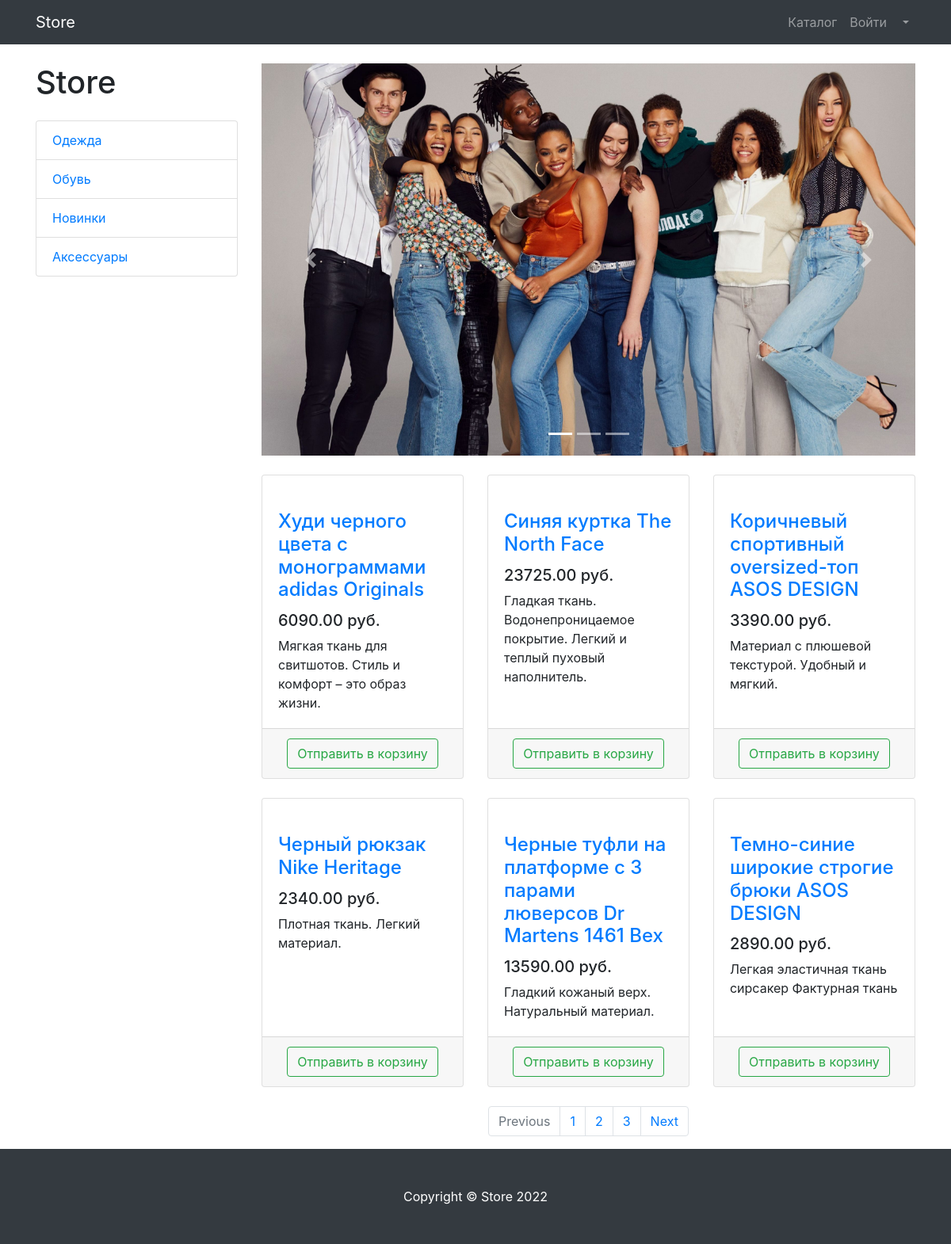
Screenshot of /products/ with the database file from the repository.
### products/models.py (models this page shows, shortened)
class ProductCategory(models.Model):
    name = models.CharField(max_length=128, unique=True)
    description = models.TextField(null=True, blank=True)

class Product(models.Model):
    name = models.CharField(max_length=256)
    description = models.TextField()
    price = models.DecimalField(max_digits=8, decimal_places=2)
    quantity = models.PositiveIntegerField(default=0)
    image = models.ImageField(upload_to='products_images')
    category = models.ForeignKey(to=ProductCategory, on_delete=models.CASCADE)

### products/views.py (the view)
# urls.py: path("products/", products, name='products'),
def products(request):
    context = {
        'title': 'Store - Каталог',
        'products': Product.objects.all(),
        'categories': ProductCategory.objects.all(),
    }
    return render(request, 'products/products.html', context)

### products/templates/products/products.html (shortened to what this page needs)
{% extends 'products/base.html' %}
{% load static %}
{% block CSS %}
    <link href="{% static 'vendor/css/products.css' %}" rel="stylesheet">
{% endblock %}
{% block content %}
    <div class="container">
        <div class="row">
            <div class="col-lg-3">
                <h1 class="my-4">Store</h1>
                <div class="list-group">
                    {% for category in categories %}
                        <a href="#" class="list-group-item">{{ category.name }}</a>
                    {% endfor %}
                </div>
            </div>
            <div class="col-lg-9">
                <div id="carouselExampleIndicators" class="carousel slide my-4" data-ride="carousel">
                    <ol class="carousel-indicators">
                        <li data-target="#carouselExampleIndicators" data-slide-to="0" class="active"></li>
                        <li data-target="#carouselExampleIndicators" data-slide-to="1"></li>
                        <li data-target="#carouselExampleIndicators" data-slide-to="2"></li>
                    </ol>
                    <div class="carousel-inner" role="listbox">
                        <div class="carousel-item active">
                            <img class="d-block img-fluid" src="{% static 'vendor/img/slides/slide-1.jpg' %}"
                                 alt="First slide">
                        </div>
                    </div>
                    <a class="carousel-control-prev" href="#carouselExampleIndicators" role="button" data-slide="prev">
                        <span class="carousel-control-prev-icon" aria-hidden="true"></span>
                    </a>
                    <a class="carousel-control-next" href="#carouselExampleIndicators" role="button" data-slide="next">
                        <span class="carousel-control-next-icon" aria-hidden="true"></span>
                    </a>
                </div>
                <div class="row">
                    {% for product in products %}
                        <div class="col-lg-4 col-md-6 mb-4">
                            <div class="card h-100">
                                <a href="#">
                                </a>
                                <div class="card-body">
                                    <h4 class="card-title">
                                        <a href="#">{{ product.name }}</a>
                                    </h4>
                                    <h5>{{ product.price }} руб.</h5>
                                    <p class="card-text">{{ product.description }}</p>
                                </div>
                                <div class="card-footer text-center">
                                    <button type="button" class="btn btn-outline-success">Отправить в корзину</button>
                                </div>
                            </div>
                        </div>
                    {% endfor %}
                </div>
                <nav aria-label="Page navigation example">
                    <ul class="pagination justify-content-center">
                        <li class="page-item disabled">
                            <a class="page-link" href="#" tabindex="-1" aria-disabled="true">Previous</a>
                        </li>
                        <li class="page-item"><a class="page-link" href="#">1</a></li>
                        <li class="page-item"><a class="page-link" href="#">2</a></li>
                        <li class="page-item"><a class="page-link" href="#">3</a></li>
                        <li class="page-item">
                            <a class="page-link" href="#">Next</a>
                        </li>
                    </ul>
                </nav>
            </div>
        </div>
    </div>
{% endblock %}
{% block footer %}
    <footer class="py-5 bg-dark">
        <div class="container">
            <p class="m-0 text-center text-white">Copyright &copy; Store 2022</p>
        </div>
    </footer>
{% endblock %}

### products/templates/products/base.html (shortened to what this page needs)
{% load static %}
<!DOCTYPE html>
<html lang="en">
<head>
    <link href="{% static 'vendor/bootstrap/css/bootstrap.min.css' %}" rel="stylesheet">
    {% block CSS %} {% endblock %}
</head>
<body>
<nav class="navbar navbar-expand-lg navbar-dark bg-dark fixed-top">
    <div class="container">
        <a class="navbar-brand" href="{% url 'index' %}">Store</a>
        <div class="collapse navbar-collapse" id="navbarResponsive">
            <ul class="navbar-nav ml-auto">
                <li class="nav-item">
                    <a class="nav-link" href="{% url 'products' %}">Каталог  </a>
                </li>
                <li class="nav-item">
                    <a class="nav-link" href="users/login.html">Войти </a>
                </li>
                <li class="nav-item dropdown">
                    <a class="nav-link dropdown-toggle" href="#" id="navbarDropdown" role="button"
                       data-bs-toggle="dropdown" aria-expanded="false">
                    </a>
                </li>
            </ul>
        </div>
    </div>
</nav>
{% block content %} {% endblock %}
{% block footer %} {% endblock %}
</body>
</html>

### rows the page displays
ProductCategory: name "Одежда"
ProductCategory: name "Обувь"
ProductCategory: name "Новинки"
ProductCategory: name "Аксессуары"
Product: name "Худи черного цвета с монограммами adidas Originals", price "6090.00", description "Мягкая ткань для свитшотов. Стиль и комфорт – это образ жизни."
Product: name "Синяя куртка The North Face", price "23725.00", description "Гладкая ткань. Водонепроницаемое покрытие. Легкий и теплый пуховый наполнитель."
Product: name "Коричневый спортивный oversized-топ ASOS DESIGN", price "3390.00", description "Материал с плюшевой текстурой. Удобный и мягкий."
Product: name "Черный рюкзак Nike Heritage", price "2340.00", description "Плотная ткань. Легкий материал."
Product: name "Черные туфли на платформе с 3 парами люверсов Dr Martens 1461 Bex", price "13590.00", description "Гладкий кожаный верх. Натуральный материал."
Product: name "Темно-синие широкие строгие брюки ASOS DESIGN", price "2890.00", description "Легкая эластичная ткань сирсакер Фактурная ткань"
